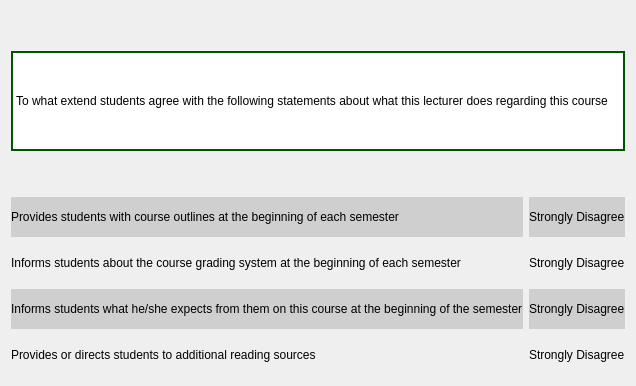
                        <widget class="QWidget" name="page_3">
                         <property name="styleSheet">
                          <string notr="true">font: 11pt &quot;Comic Sans MS&quot;;</string>
                         </property>
                         <layout class="QVBoxLayout" name="verticalLayout_33">
                          <item>
                           <spacer name="verticalSpacer_14">
                            <property name="orientation">
                             <enum>Qt::Vertical</enum>
                            </property>
                            <property name="sizeHint" stdset="0">
                             <size>
                              <width>20</width>
                              <height>40</height>
                             </size>
                            </property>
                           </spacer>
                          </item>
                          <item>
                           <widget class="QLabel" name="label_2">
                            <property name="sizePolicy">
                             <sizepolicy hsizetype="MinimumExpanding" vsizetype="MinimumExpanding">
                              <horstretch>0</horstretch>
                              <verstretch>0</verstretch>
                             </sizepolicy>
                            </property>
                            <property name="minimumSize">
                             <size>
                              <width>0</width>
                              <height>100</height>
                             </size>
                            </property>
                            <property name="styleSheet">
                             <string notr="true">background-color: rgb(255, 255, 255);
font: 12pt &quot;Comic Sans MS&quot;;
color: rgb(0, 0, 0);
border: 2px solid rgb(0, 85, 0);</string>
                            </property>
                            <property name="text">
                             <string>To what extend students agree with the following statements about what this lecturer does regarding this course</string>
                            </property>
                           </widget>
                          </item>
                          <item>
                           <spacer name="verticalSpacer_13">
                            <property name="orientation">
                             <enum>Qt::Vertical</enum>
                            </property>
                            <property name="sizeHint" stdset="0">
                             <size>
                              <width>20</width>
                              <height>40</height>
                             </size>
                            </property>
                           </spacer>
                          </item>
                          <item>
                           <layout class="QGridLayout" name="gridLayout" rowminimumheight="40,40,40,40">
                            <property name="sizeConstraint">
                             <enum>QLayout::SetMinimumSize</enum>
                            </property>
                            <item row="1" column="0">
                             <widget class="QLabel" name="label_3">
                              <property name="styleSheet">
                               <string notr="true"/>
                              </property>
                              <property name="text">
                               <string>Informs students about the course grading system at the beginning of each semester</string>
                              </property>
                             </widget>
                            </item>
                            <item row="2" column="0">
                             <widget class="QLabel" name="label_4">
                              <property name="styleSheet">
                               <string notr="true">background-color: rgb(207, 207, 207);
font: 10pt &quot;Comic Sans MS&quot;;</string>
                              </property>
                              <property name="text">
                               <string>Informs students what he/she expects from them on this course at the beginning of the semester</string>
                              </property>
                             </widget>
                            </item>
                            <item row="3" column="0">
                             <widget class="QLabel" name="label_5">
                              <property name="text">
                               <string>Provides or directs students to additional reading sources</string>
                              </property>
                             </widget>
                            </item>
                            <item row="0" column="0">
                             <widget class="QLabel" name="label_6">
                              <property name="styleSheet">
                               <string notr="true">background-color: rgb(207, 207, 207);</string>
                              </property>
                              <property name="text">
                               <string>Provides students with course outlines at the beginning of each semester</string>
                              </property>
                             </widget>
                            </item>
                            <item row="0" column="1">
                             <widget class="QLabel" name="label_7">
                              <property name="styleSheet">
                               <string notr="true">background-color: rgb(207, 207, 207);</string>
                              </property>
                              <property name="text">
                               <string>Strongly Disagree</string>
                              </property>
                             </widget>
                            </item>
                            <item row="1" column="1">
                             <widget class="QLabel" name="label_8">
                              <property name="styleSheet">
                               <string notr="true"/>
                              </property>
                              <property name="text">
                               <string>Strongly Disagree</string>
                              </property>
                             </widget>
                            </item>
                            <item row="2" column="1">
                             <widget class="QLabel" name="label_9">
                              <property name="styleSheet">
                               <string notr="true">background-color: rgb(207, 207, 207);</string>
                              </property>
                              <property name="text">
                               <string>Strongly Disagree</string>
                              </property>
                             </widget>
                            </item>
                            <item row="3" column="1">
                             <widget class="QLabel" name="label_10">
                              <property name="text">
                               <string>Strongly Disagree</string>
                              </property>
                             </widget>
                            </item>
                           </layout>
                          </item>
                         </layout>
                        </widget>
